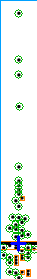
#> input picture literature_review/migration_data/mallin_2023/extraction/overlays/2A_PACC.png, 37 x 279 px, given in place of mallin2023_fig2.png, which was not available
$ python extract.py
#> lines starting #> are read from the running program, lines starting #| are printed output that depends on the picture
#!/usr/bin/env python
"""Conservative connected-glyph figure digitization and streaming-video audit."""
import csv, hashlib, json, math
from pathlib import Path
import cv2
import numpy as np
ROOT=Path(__file__).resolve().parents[1]; STUDY=ROOT.parent
FIG=STUDY/'figures/mallin2023_fig2.png'
def sha(p): return hashlib.sha256(p.read_bytes()).hexdigest()
def csvout(name, rows):
    if rows:
        with (ROOT/name).open('w',newline='') as f:
            w=csv.DictWriter(f,fieldnames=list(rows[0]));w.writeheader();w.writerows(rows)
# Global native PNG pixel coordinates, origin upper left; axis endpoints read manually.
CFG=[
 dict(panel='2A',condition='non_PACC',crop=[182,190,218,377],axis=[0,0,142,382,1250,77],metric='accumulated_distance',unit='um',summary=[200,304]),
 dict(panel='2A',condition='PACC',crop=[269,99,306,378],axis=[0,0,142,382,1250,77],metric='accumulated_distance',unit='um',summary=[287,341.5]),
 dict(panel='2B',condition='non_PACC',crop=[535,230,570,386],axis=[0,0,495,389,300,83],metric='euclidean_distance',unit='um',summary=[553,349.5]),
 dict(panel='2B',condition='PACC',crop=[622,104,658,386],axis=[0,0,495,389,300,83],metric='euclidean_distance',unit='um',summary=[640,320]),
 dict(panel='2D',condition='non_PACC',crop=[1789,251,1826,413],axis=[0,0,1749,416,1,110],metric='directness',unit='1',summary=[1807,375.5]),
 dict(panel='2D',condition='PACC',crop=[1876,152,1913,413],axis=[0,0,1749,416,1,110],metric='directness',unit='1',summary=[1895,289.5]),
 dict(panel='2E',condition='non_PACC',crop=[96,675,412,916],axis=[76,463,0,920,150,646],xmax=8000,metric='euclidean_distance',unit='um'),
 dict(panel='2E',condition='PACC',crop=[586,663,947,919],axis=[582,968,0,925,500,649],xmax=150000,metric='euclidean_distance',unit='um'),
 dict(panel='2F',condition='non_PACC',crop=[1099,681,1429,917],axis=[1085,1479,0,923,.6,659],xmax=8000,metric='directness',unit='1'),
 dict(panel='2F',condition='PACC',crop=[1561,682,1943,917],axis=[1559,1969,0,920,1,646],xmax=150000,metric='directness',unit='1'),
]
(ROOT/'calibration.json').write_text(json.dumps(CFG,indent=2)+'\n')
a=np.asarray(cv2.imread(str(FIG),cv2.IMREAD_GRAYSCALE)); overlay=cv2.imread(str(FIG))
#> after `a = np.asarray(cv2.imread(str(FIG), cv2.IMREAD_GRAYSCALE))`:
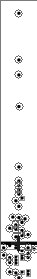
#> a: shape (279, 37); min 0, max 255, mean 229.3
#> further down, overlay is the input picture: shape (279, 37, 3); mean B, G, R 226.9, 234.3, 220.8
#> (the run stopped early here; a loop or call above may not have finished)

$ run again, on literature_review/migration_data/mallin_2023/extraction/overlays/2A_non_PACC.png
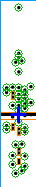
#> input picture literature_review/migration_data/mallin_2023/extraction/overlays/2A_non_PACC.png, 36 x 187 px, given in place of mallin2023_fig2.png, which was not available
#> `a = np.asarray(cv2.imread(str(FIG), cv2.IMREAD_GRAYSCALE))`:
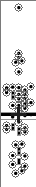
#> a: shape (187, 36); min 0, max 255, mean 217.3
#> overlay is the input picture: shape (187, 36, 3); mean B, G, R 211.2, 224.6, 205.5
